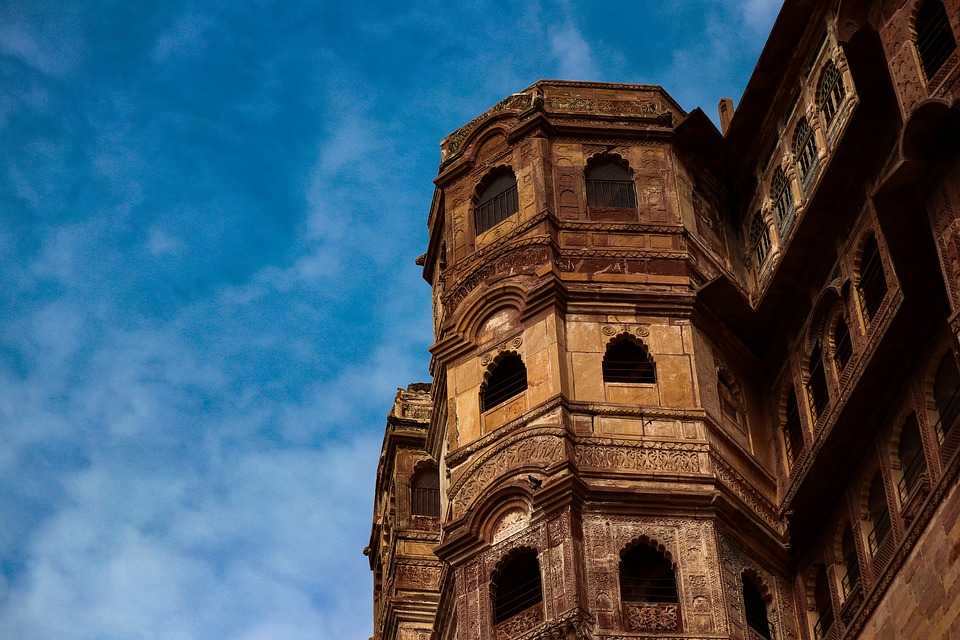
#> input picture Media Files/input_images/img_20.jpg, 960 x 640 px
$ python 14_4_2d_histograms.py
#> lines starting #> are read from the running program, lines starting #| are printed output that depends on the picture
"""
In the first article, we calculated and plotted one-dimensional histogram.
It is called one-dimensional because we are taking only one feature into
our consideration, ie grayscale intensity value of the pixel.
But in two-dimensional histograms, you consider two features.
Normally it is used for finding color histograms where two
features are Hue & Saturation values of every pixel.
"""

import cv2
import numpy as np
from matplotlib import pyplot as plt

img = cv2.imread("../../Media Files/input_images/img_20.jpg")
#> img is the input picture: shape (640, 960, 3); mean B, G, R 100.8, 85.7, 64.7
img = cv2.resize(img, (150, 150))
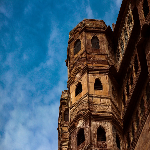
#> img: shape (150, 150, 3); mean B, G, R 100.6, 85.5, 64.4
cv2.imshow("Input RGB", img)
hsv = cv2.cvtColor(img, cv2.COLOR_BGR2HSV)
#> hsv: shape (150, 150, 3); mean H, S, V 55.8, 185.6, 124.8
cv2.imshow("HSV", hsv)

# 2D Histogram in OpenCV
"""
channels = [0,1]
    because we need to process both H and S plane.
bins = [180,256]
    180 for H plane and 256 for S plane.
range = [0,180,0,256]
    Hue value lies between 0 and 180 & Saturation lies between 0 and 256.
"""
hist_cv = cv2.calcHist(images=[hsv],
                       channels=[0, 1],
                       mask=None,
                       histSize=[180, 256],
                       ranges=[0, 100, 0, 256])
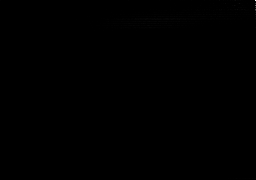
#> hist_cv: shape (180, 256) float32; min 0, max 738, mean 0.3; drawn with min black and max white
print("Histogram Using CV2 Calc Hist:\n", hist_cv)
#> (printed output is left out)

# 2D Histogram in Numpy
hist_np, xbins, ybins = np.histogram2d(hsv[..., 0].ravel(),
                                       hsv[..., 1].ravel(),
                                       [180, 256],
                                       [[0, 180],
                                        [0, 256]])
#> xbins = 181 values from 0 to 180; ybins = 257 values from 0 to 256
print("Histogram Using Numpy:\n", hist_np)
#> (printed output is left out)

# Plotting 2D Histograms
"""
Method - 1 : Using cv2.imshow()
The result we get is a two dimensional array of size 180x256.
So we can show them as we do normally, using cv2.imshow() function.
It will be a grayscale image and it won’t give much idea what
colors are there, unless you know the Hue values of different colors.

Method - 2 : Using Matplotlib
We can use matplotlib.pyplot.imshow() function to plot 2D histogram
with different color maps. It gives us much more better idea about
the different pixel density. But this also, doesn’t gives us idea
what color is there on a first look, unless you know the Hue
values of different colors.
While using this function, remember, interpolation flag should be nearest for better results.
"""

plt.subplot(121), plt.title("OpenCV Plot"), plt.imshow(hist_cv, interpolation='nearest')
plt.subplot(122), plt.title("NumPy Plot"), plt.imshow(hist_np, interpolation='nearest')
plt.show()
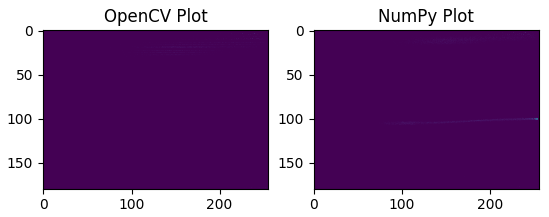
#> figure drawn by matplotlib, 2 panels

cv2.waitKey(0)
cv2.destroyAllWindows()

$ run again, with Media Files/input_images/img_1.jpg copied over Media Files/input_images/img_20.jpg
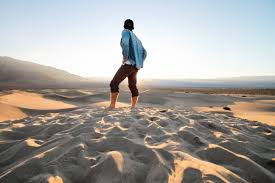
#> input picture Media Files/input_images/img_1.jpg, 275 x 183 px
#> img is the input picture: shape (183, 275, 3); mean B, G, R 157.8, 161.9, 165.6
#> `img = cv2.resize(img, (150, 150))`:
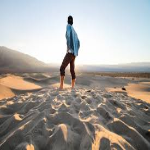
#> img: shape (150, 150, 3); mean B, G, R 157.8, 161.8, 165.5
#> hsv: shape (150, 150, 3); mean H, S, V 49.9, 35.6, 173.2
#> (printed output is left out)
#> xbins = 181 values from 0 to 180; ybins = 257 values from 0 to 256
#> (printed output is left out)

$ run again, with Media Files/input_images/img_12.jpg copied over Media Files/input_images/img_20.jpg
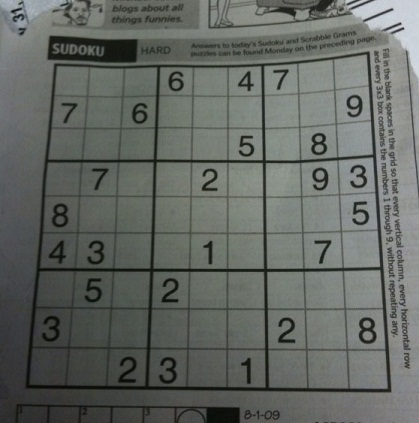
#> input picture Media Files/input_images/img_12.jpg, 419 x 423 px
#> img is the input picture: shape (423, 419, 3); mean B, G, R 98.9, 103.6, 99.4
#> `img = cv2.resize(img, (150, 150))`:
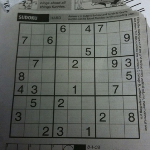
#> img: shape (150, 150, 3); mean B, G, R 98.7, 103.4, 99.2
#> hsv: shape (150, 150, 3); mean H, S, V 58.9, 16.9, 103.8
#> (printed output is left out)
#> xbins = 181 values from 0 to 180; ybins = 257 values from 0 to 256
#> (printed output is left out)
